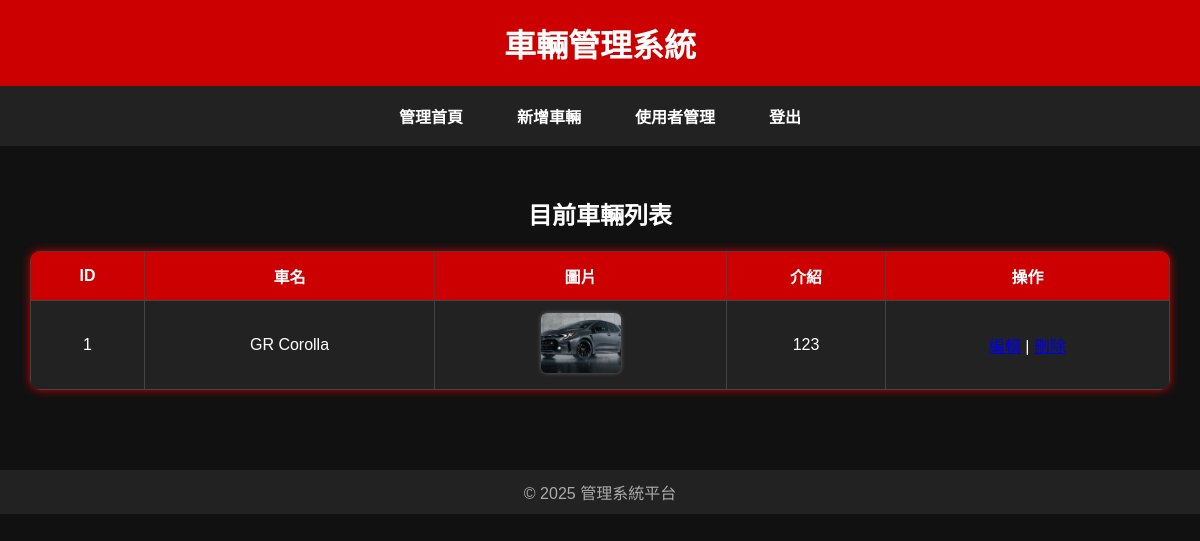
/carlist.php, run on the app's committed database.
### tables this page shows
CREATE TABLE `cars` (
  `id` int(11) NOT NULL,
  `car_name` varchar(255) DEFAULT NULL,
  `car_desc` text DEFAULT NULL,
  `car_img` varchar(255) DEFAULT NULL,
  `name` varchar(255) DEFAULT NULL,
  `description` text DEFAULT NULL,
  `image` varchar(255) DEFAULT NULL
);

### carlist.php (the view, shortened to what this page needs)
<?php
include("db.php");
$sql = "SELECT * FROM cars";
$result = $conn->query($sql);
?>
<!DOCTYPE html>
<html lang="zh-Hant">
<head>
  <link rel="stylesheet" href="admin.css">
</head>
<body>
  <header>
    <h1>車輛管理系統</h1>
  </header>
  <nav>
    <a href="index-a.php">管理首頁</a>
    <a href="addcar.php">新增車輛</a>
    <a href="userlist.php">使用者管理</a>
    <a href="logout.php">登出</a>
  </nav>
  <main>
    <div class="card">
      <h2>目前車輛列表</h2>
      <table class="car-table">
        <thead>
          <tr>
            <th>ID</th>
            <th>車名</th>
            <th>圖片</th>
            <th>介紹</th>
            <th>操作</th>
          </tr>
        </thead>
        <tbody>
          <?php if ($result && $result->num_rows > 0): ?>
            <?php while($row = $result->fetch_assoc()): ?>
              <tr>
                <td><?= $row['id'] ?></td>
                <td><?= htmlspecialchars($row['name']) ?></td>
                <td>
                <a href="uploads/<?= htmlspecialchars($row['image']) ?>" class="lightbox-link" target="_blank">
                <img src="uploads/<?= htmlspecialchars($row['image']) ?>" alt="車圖" class="thumb">
                </a>
                </td>
                <td><?= nl2br(htmlspecialchars($row['description'])) ?></td>
                <td>
                  <a href="editcar.php?id=<?= $row['id'] ?>">編輯</a> |
                  <a href="deletecar.php?id=<?= $row['id'] ?>" onclick="return confirm('確定要刪除嗎？');">刪除</a>
                </td>
              </tr>
            <?php endwhile; ?>
          <?php else: ?>
            <tr><td colspan="5">目前無資料</td></tr>
          <?php endif; ?>
        </tbody>
      </table>
    </div>
  </main>
  <footer>
    &copy; 2025 管理系統平台
  </footer>
</body>
</html>

### admin.css (style rules this page uses)
body { margin: 0; font-family: Arial, sans-serif; background-color: #111; color: #fff; }
header { background-color: #c00; padding: 20px; text-align: center; }
header h1 { margin: 0; color: #fff; }
nav { background-color: #222; padding: 12px 0; display: flex; justify-content: center; gap: 30px; }
nav a { color: #fff; text-decoration: none; font-weight: bold; padding: 6px 12px; }
main { padding: 30px; text-align: center; }
footer { background-color: #222; color: #aaa; text-align: center; padding: 10px; margin-top: 50px; }
table { width: 100%; border-collapse: collapse; margin-top: 20px; background-color: #222; color: white; }
table th, table td { border: 1px solid #444; padding: 12px; text-align: center; }
table th { background-color: #c00; color: white; }
.car-table { width: 100%; border-collapse: collapse; margin-top: 20px; background-color: #222; color: white; border-radius: 10px; overflow: hidden; box-shadow: 0 0 8px #c00; }
.car-table th, .car-table td { border: 1px solid #444; padding: 12px; text-align: center; }
.car-table th { background-color: #c00; color: white; }
.car-table img.thumb { width: 80px; height: 60px; object-fit: cover; border-radius: 6px; box-shadow: 0 0 4px #666; }

### data on the page
cars: id "1", name "GR Corolla", image (picture), description "123"
